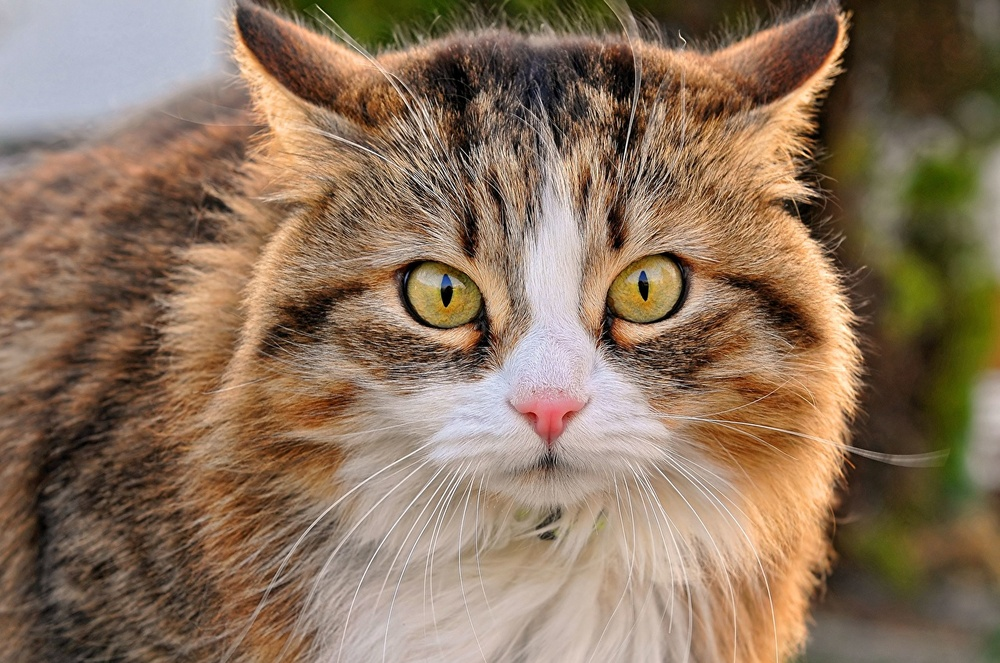
//> input picture Sobel/lena.jpg, 1000 x 663 px, shrunk from 1280 x 849 before the run
$ ./new   (built with g++ and OpenCV 4)
//> lines starting //> are read from the running program, lines starting //| are printed output that depends on the picture
#include<iostream>
#include<cmath>
#include<opencv2/imgproc/imgproc.hpp>
#include<opencv2/highgui/highgui.hpp>

using namespace std;
using namespace cv;


// Computes the x component of the gradient vector
// at a given point in a image.
// returns gradient in the x direction
int xGradient(Mat image, int x, int y)
{
    return image.at<uchar>(y-1, x-1) +
                2*image.at<uchar>(y, x-1) +
                 image.at<uchar>(y+1, x-1) -
                  image.at<uchar>(y-1, x+1) -
                   2*image.at<uchar>(y, x+1) -
                    image.at<uchar>(y+1, x+1);
}

// Computes the y component of the gradient vector
// at a given point in a image
// returns gradient in the y direction

int yGradient(Mat image, int x, int y)
{
    return image.at<uchar>(y-1, x-1) +
                2*image.at<uchar>(y-1, x) +
                 image.at<uchar>(y-1, x+1) -
                  image.at<uchar>(y+1, x-1) -
                   2*image.at<uchar>(y+1, x) -
                    image.at<uchar>(y+1, x+1);
}

int main()
{

      Mat src, dst;
      int gx, gy, sum;

      // Load an image
      src = imread("lena.jpg");
//> src is the input picture: 663 rows x 1000 cols, CV_8UC3; mean B, G, R 92.8, 115, 139.1
      dst = imread("output.jpg");
//> output.jpg cannot be read in this run, so this picture is empty
      dst = src.clone();
      if( !src.data )
      { return -1; }


        for(int y = 0; y < src.rows; y++)
            for(int x = 0; x < src.cols; x++)
                dst.at<uchar>(y,x) = 0.0;
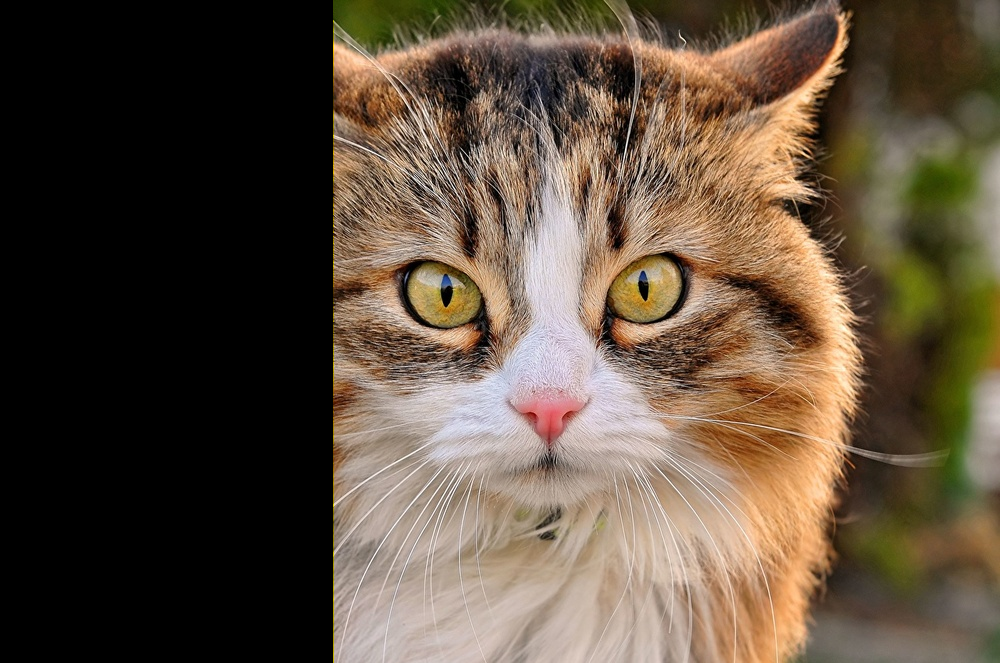
//> dst: 663 rows x 1000 cols, CV_8UC3; mean B, G, R 62.6, 78.9, 94.2
    cout << src.cols << " - "<< src.rows;
//| 1000 - 663
        for(long long y = 1; y < src.rows - 1; y++)
        {
            for(long long x = 1; x < src.cols - 1; x++)
            {
                gx = xGradient(src, x, y);
                gy = yGradient(src, x, y);
                sum = abs(gx) + abs(gy);
                sum = sum > 255 ? 255:sum;
                sum = sum < 0 ? 0 : sum;
                dst.at<uchar>(y,x) = sum;
            }
        }
//> this loop made 661 passes
//> (gx, gy, sum) on passes 1 to 3: (242, 8, 250), (238, 10, 248), (237, 5, 242)
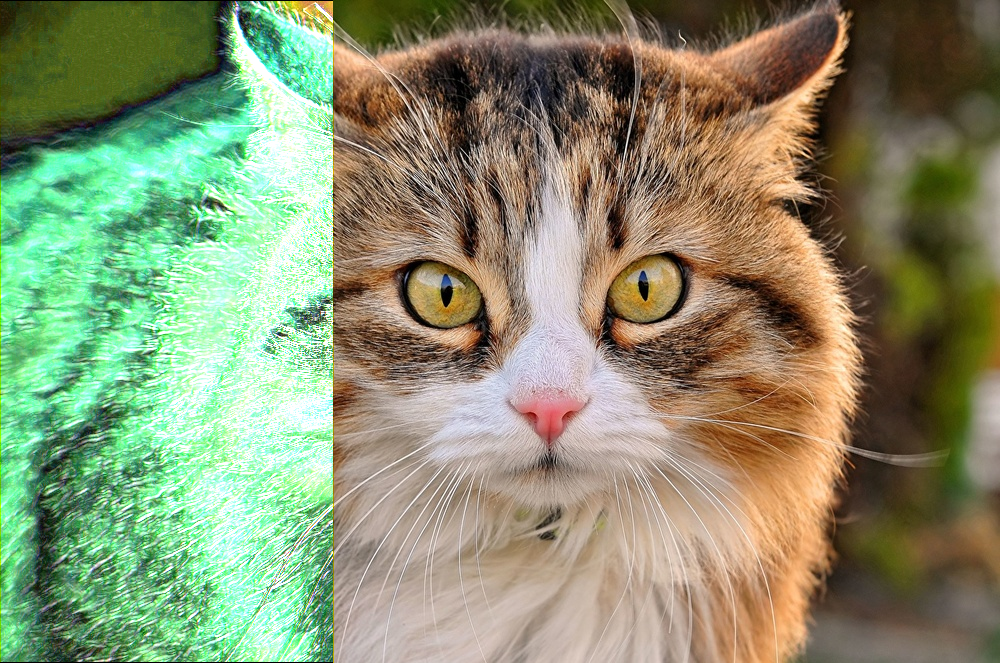
//> dst: 663 rows x 1000 cols, CV_8UC3; mean B, G, R 112.1, 145, 137.3
//> after the loop, gx = 19; gy = 31; sum = 50

        namedWindow("final");
        imshow("final", dst);

        namedWindow("initial");
        imshow("initial", src);

      waitKey();


    return 0;
}
